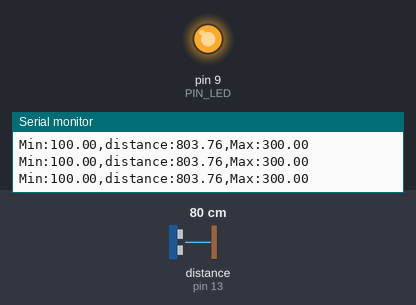
Recording of a sketch running on a simulated Arduino Uno, built with avr-gcc and run on an emulated ATmega328P. Shown: output pins drawn as LEDs (lit = HIGH), the last lines printed to the serial monitor. Wiring (inferred from the names in the program): ultrasonic range finder: trigger pin 12; echo pin 13. Inputs (shaded band) come from the test bench; at power-on: distance to the obstacle (sensor on pin 13) 80 cm. The echo pulse lasts 58.3 µs per cm; pins used as bus, display or sensor lines are not drawn.

Above: at 1.2 s.
1.3 s: distance to the obstacle (sensor on pin 13) set to 18 cm
At 2.4 s:
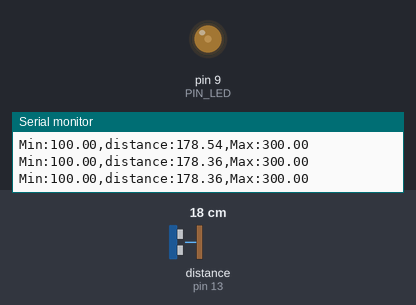
2.8 s: distance to the obstacle (sensor on pin 13) set to 2 cm
At 3.5 s:
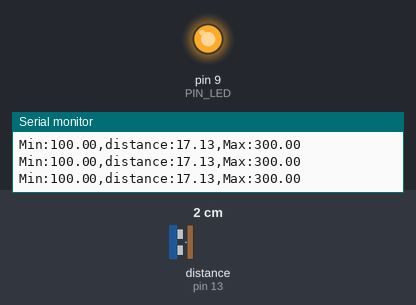
Timing chart, 0 to 5.8 s (numbered marks = the images above; inputs shaded):
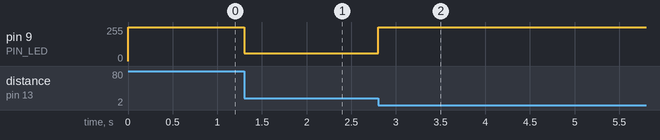

The sketch:

08_example_2.ino
```cpp
#define PIN_LED  9
#define PIN_TRIG 12
#define PIN_ECHO 13
#define SND_VEL 346.0
#define INTERVAL 25
#define PULSE_DURATION 10
#define DIST_MIN 100.0
#define DIST_MAX 300.0
#define TIMEOUT ((INTERVAL / 2) * 1000.0)
#define SCALE (0.001 * 0.5 * SND_VEL)

unsigned long last_sampling_time;

void setup() {
  pinMode(PIN_LED, OUTPUT);
  pinMode(PIN_TRIG, OUTPUT);
  pinMode(PIN_ECHO, INPUT);
  digitalWrite(PIN_TRIG, LOW);
  Serial.begin(57600);
  last_sampling_time = millis() - INTERVAL;
}

void loop() {
  float distance;
  int ledValue = 255;

  if (millis() < (last_sampling_time + INTERVAL))
    return;

  distance = USS_measure(PIN_TRIG, PIN_ECHO);

  if (distance < DIST_MIN || distance > DIST_MAX || distance == 0.0) {
    ledValue = 255;
  }
  else if (distance <= 200.0) {
    ledValue = map(distance, 100, 200, 255, 0);
  }
  else {
    ledValue = map(distance, 200, 300, 0, 255);
  }

  analogWrite(PIN_LED, ledValue);

  Serial.print("Min:"); Serial.print(DIST_MIN);
  Serial.print(",distance:"); Serial.print(distance);
  Serial.print(",Max:"); Serial.print(DIST_MAX);
  Serial.println("");

  last_sampling_time += INTERVAL;
}

float USS_measure(int TRIG, int ECHO)
{
  digitalWrite(TRIG, HIGH);
  delayMicroseconds(PULSE_DURATION);
  digitalWrite(TRIG, LOW);

  unsigned long pulse = pulseIn(ECHO, HIGH, (unsigned long)TIMEOUT);
  return pulse * SCALE;
}
```

Measured:
- after the input at 1.3 s, pin 9 (PIN_LED): 255/255 → 57/255 at once
- after the input at 2.8 s, pin 9 (PIN_LED): 57/255 → 255/255 at once
